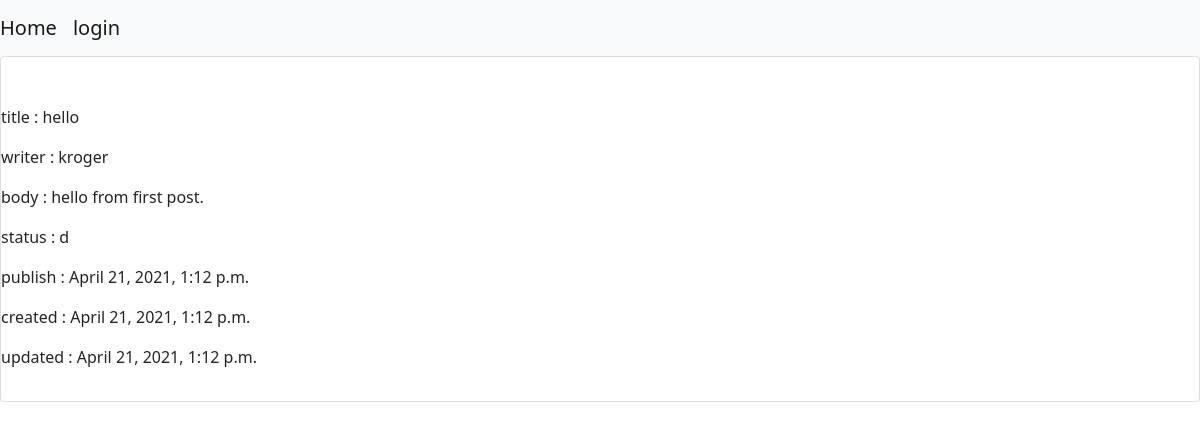
Page /1/hel on the earlier database version.
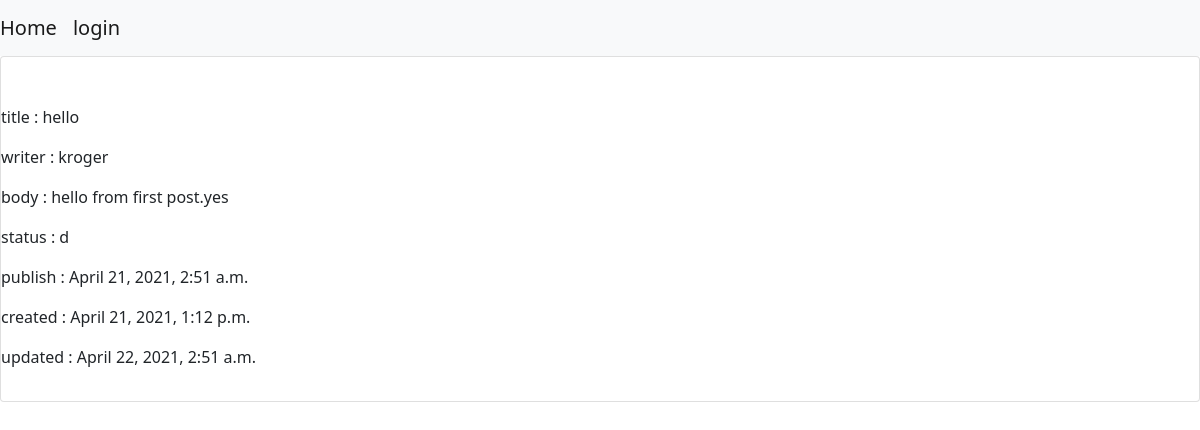
Same page on the later database version.
### blog/models.py (models this page shows, shortened)
class Article(models.Model):
    STATUS = (
        ('d','draft'),
        ('p','publish')
    )
    title = models.CharField(max_length = 120)
    slug = models.SlugField(max_length = 120, unique= True)
    writer = models.ForeignKey(User, on_delete=models.CASCADE)
    body = models.TextField()
    status = models.CharField(max_length=20, choices=STATUS, default='d')
    publish = models.DateTimeField(default=timezone.now)
    created = models.DateTimeField(auto_now_add=True)
    updated = models.DateTimeField(auto_now=True)

### blog/views.py (the view)
# urls.py: path('<int:id>/<slug:slug>', views.the_article, name="the_article"),
def the_article(request, id, slug):
    the_post = get_object_or_404(Article, id=id , slug=slug)
    context = {
        'the_post': the_post
    }
    return render(request, 'the_article.html', context)

### templates/the_article.html
{% extends 'base.html' %}
{% block content %}
    <div class="card" >
        <p class="card-body">
            <p> title : {{ the_post.title }} </p>
            <p> writer : {{ the_post.writer }} </p>
            <p> body : {{ the_post.body }} </p>
            <p> status : {{ the_post.status }} </p>
            <p> publish : {{ the_post.publish }} </p>
            <p> created : {{ the_post.created }} </p>
            <p> updated : {{ the_post.updated }} </p>
         </p>
    </div>
{% endblock %}

Differences in the rows shown:
changed Article "hello": body "hello from first post." → "hello from first post.yes"; publish "April 21, 2021, 1:12 p.m." → "April 21, 2021, 2:51 a.m."; updated "April 21, 2021, 1:12 p.m." → "April 22, 2021, 2:51 a.m."
